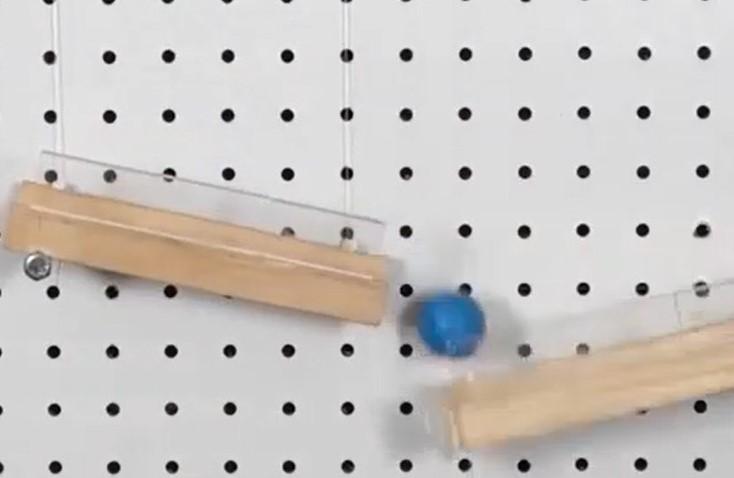
#> input picture workshop2/IMAGES/blue_ball_ss_1.jpg, 734 x 478 px
$ python 'tracking video.py'
#> lines starting #> are read from the running program, lines starting #| are printed output that depends on the picture; after the words box and inside, x2 and y2 are one past the last pixel; in counts of white or black regions, pixels touching at a corner belong together
import cv2
import numpy as np

img = cv2.imread('./IMAGES/blue_ball_ss_1.jpg')
#> img is the input picture: shape (478, 734, 3); mean B, G, R 194.6, 198, 202.4


hsv = cv2.cvtColor(img,cv2.COLOR_BGR2HSV)
#> hsv: shape (478, 734, 3); mean H, S, V 42.4, 14.6, 203.7

# H = (0-179)
# S = (0-255)
# V - (0-255)
cv2.imshow('win', hsv)


def nothing(x):
    pass


cv2.namedWindow("track")

cv2.createTrackbar('H_low','track',0,179,nothing)
#> slider 'H_low' is set to 35
cv2.createTrackbar('H_high','track',0,179,nothing)
#> slider 'H_high' is set to 179
cv2.createTrackbar('S_low','track',0,255,nothing)
#> slider 'S_low' is set to 51
cv2.createTrackbar('S_high','track',0,255,nothing)
#> slider 'S_high' is set to 255
cv2.createTrackbar('V_low','track',0,255,nothing)
#> slider 'V_low' is set to 51
cv2.createTrackbar('V_high','track',0,255,nothing)
#> slider 'V_high' is set to 255


while True:
    h_l = cv2.getTrackbarPos('H_low','track')
    h_h = cv2.getTrackbarPos('H_high','track')
    s_l = cv2.getTrackbarPos('S_low','track')
    s_h = cv2.getTrackbarPos('S_high','track')
    v_l = cv2.getTrackbarPos('V_low','track')
    v_h = cv2.getTrackbarPos('V_high','track')

    low = np.array([h_l,s_l,v_l],dtype = 'uint8')
    high = np.array([h_h,s_h,v_h],dtype = 'uint8')

    mask = cv2.inRange(hsv,low,high)
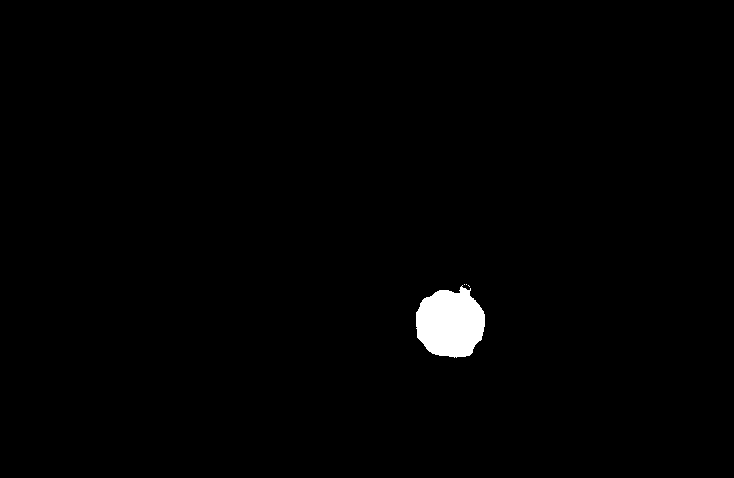
#> mask: shape (478, 734); 1.1% white; 4 white regions (3 under 20 px), largest, box (x1, y1, x2, y2) and area: (416, 285, 485, 358) 3788


    img2 = cv2.bitwise_and(img,img,mask = mask)

    cv2.imshow('win',img2)
    cv2.imshow('mask',mask)

    if cv2.waitKey(50) == ord('q'):
#> (key q is pressed here)
        break

cv2.destroyAllWindows()

$ run again, with workshop2/IMAGES/blue_ball_ss.jpg copied over workshop2/IMAGES/blue_ball_ss_1.jpg
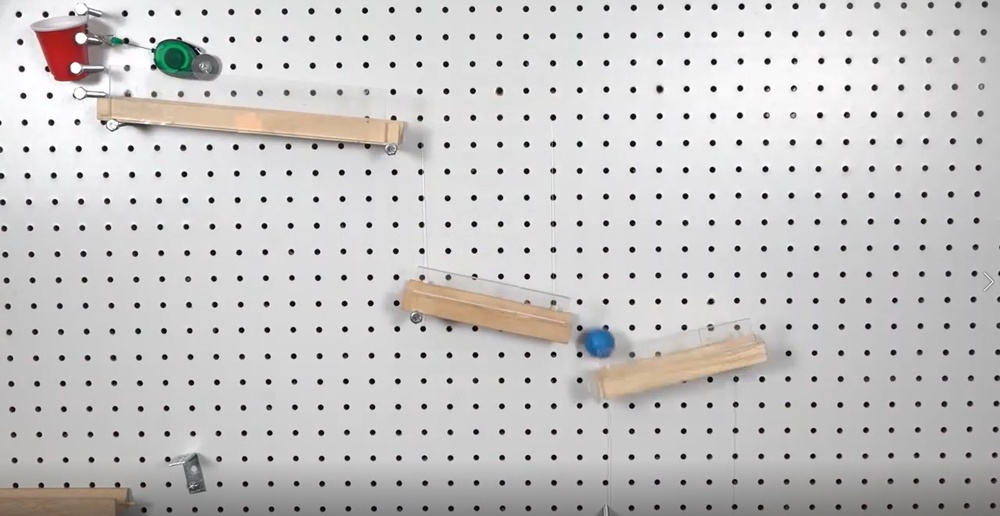
#> input picture workshop2/IMAGES/blue_ball_ss.jpg, 1000 x 516 px, shrunk from 2255 x 1163 before the run
#> img is the input picture: shape (516, 1000, 3); mean B, G, R 197.8, 198.5, 200.2
#> hsv: shape (516, 1000, 3); mean H, S, V 46.3, 6.3, 201
#> `mask = cv2.inRange(hsv,low,high)`:
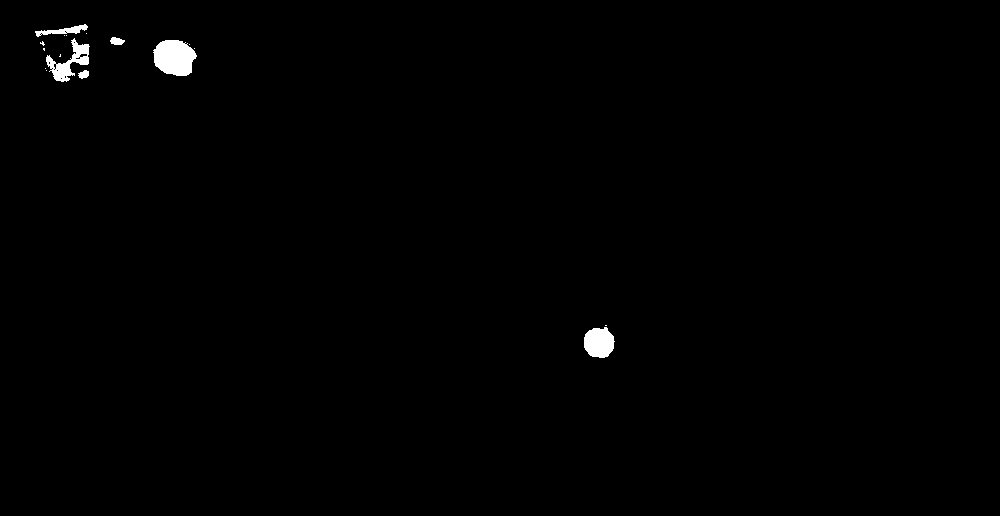
#> mask: shape (516, 1000); 0.6% white; 17 white regions (11 under 20 px), largest, box (x1, y1, x2, y2) and area: (153, 40, 197, 76) 1208, (584, 327, 615, 358) 748, (46, 38, 90, 82) 713, (35, 24, 88, 37) 263, (110, 37, 125, 45) 87, (78, 70, 89, 79) 69
